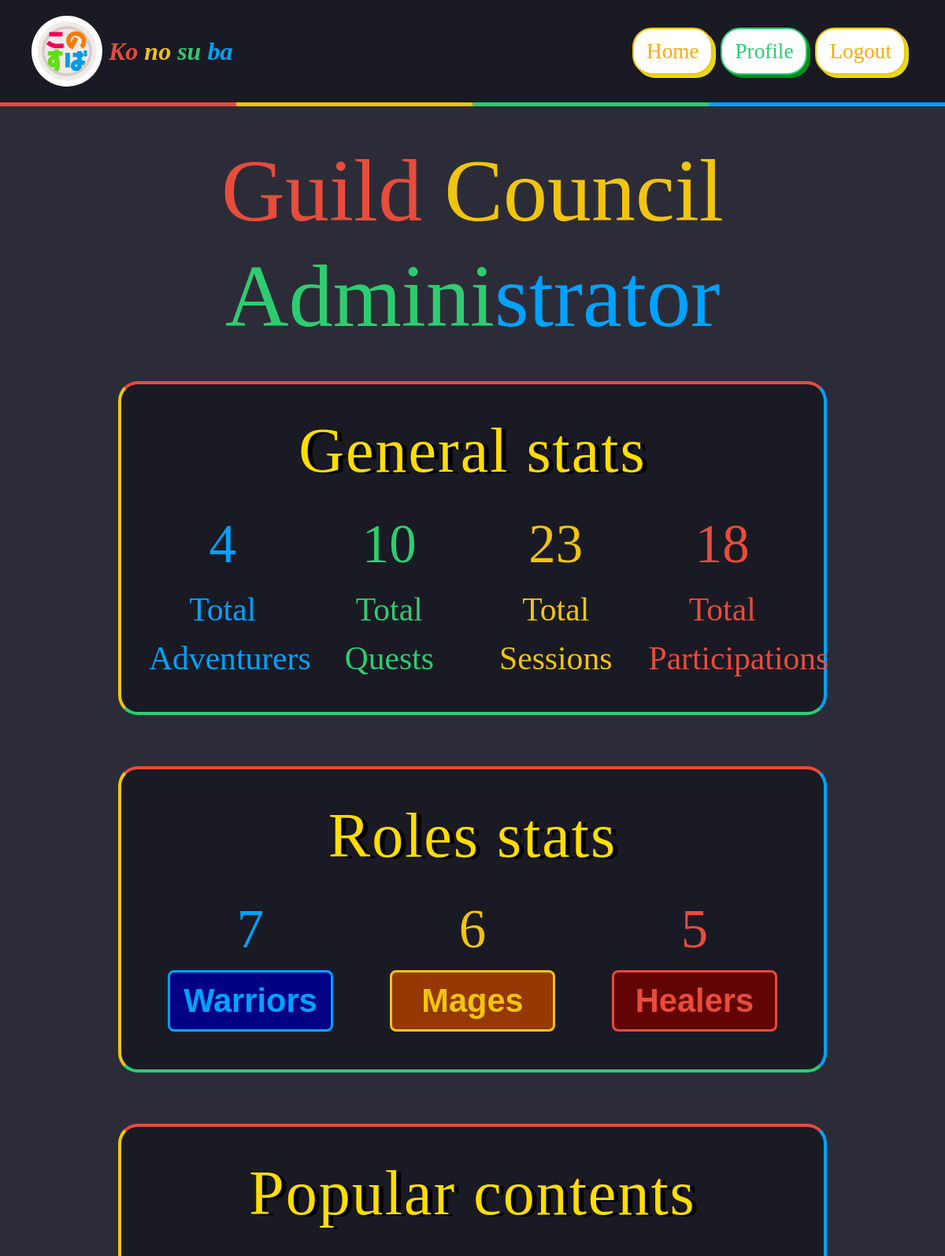
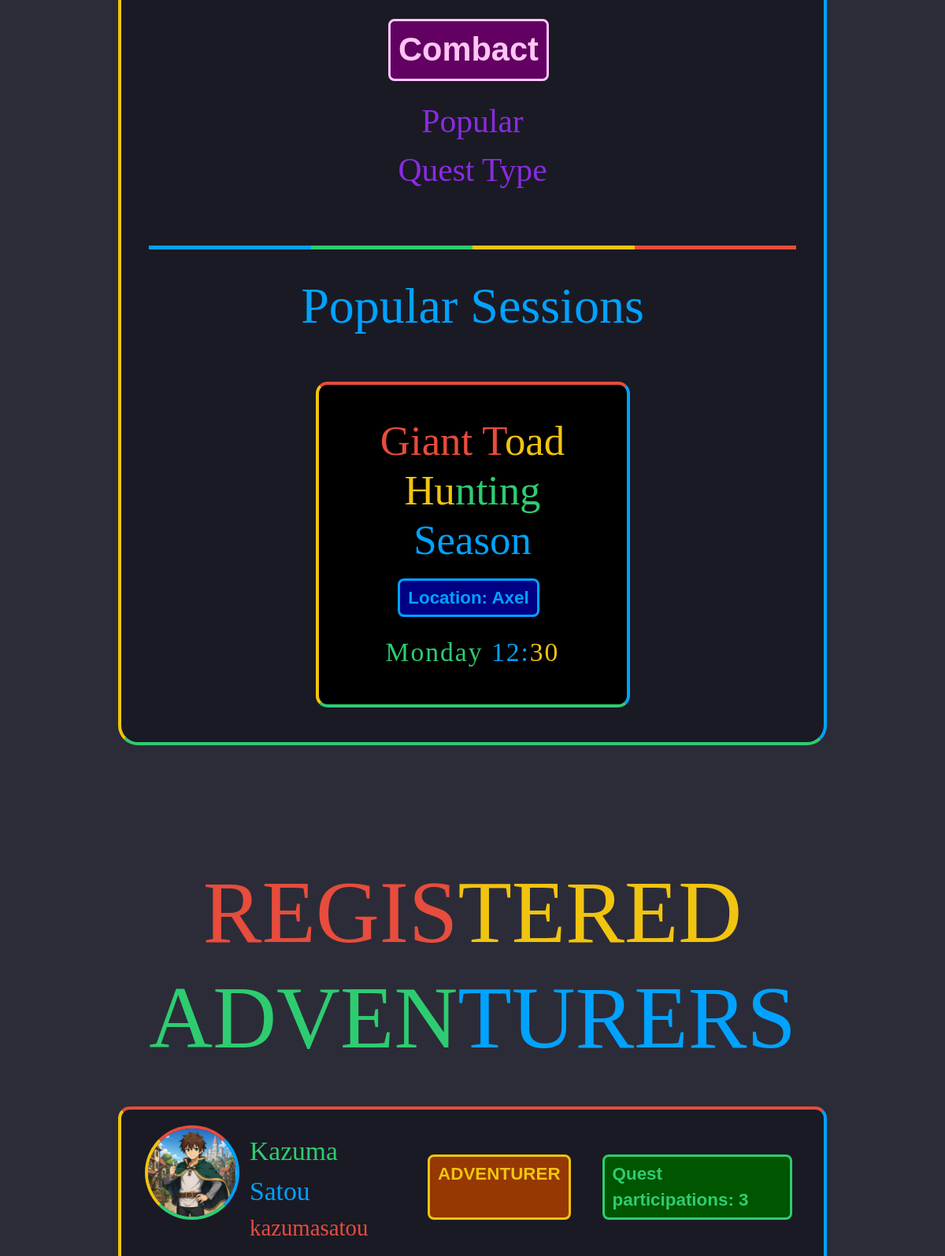
The app's page /admin (signed in, upper part) with its own data (2 pictures, top to bottom).
### tables this page shows
CREATE TABLE "users" (
        "id" INTEGER NOT NULL UNIQUE,
        "name" TEXT NOT NULL,
        "surname" TEXT NOT NULL,
        "username" TEXT NOT NULL UNIQUE,
        "password" TEXT NOT NULL,
        "role" TEXT NOT NULL,
        "profile_img" TEXT,
        "bio" TEXT,
        PRIMARY KEY("id" AUTOINCREMENT)
    );

### app.py (the view)
@app.route("/admin")
@login_required
def admin():
    if current_user.role!="admin":
        flash("You do not have permission to access this page", "danger")
        return redirect(url_for("home"))
    adventurers_db=users_dao.get_adventures_with_number_of_participation()
    all_detailed_quests=quests_dao.get_all_info_of_all_quests()
    general_infos=quests_dao.get_admin_stats()
    for session in general_infos["popular_sessions"]:
        session["title"]=split_title(session["title"])
        format_time(session)
    return render_template("admin.html", users=adventurers_db, quests=all_detailed_quests, infos=general_infos)

### app.py (called while the page is built)
@login_manager.user_loader
def load_user(user_id):
    db_user=users_dao.get_user_by_id(user_id)
    if db_user is not None:
        user=User(
            id=db_user["id"], name=db_user["name"], surname=db_user["surname"],
            username=db_user["username"], password=db_user["password"],
            role=db_user["role"], profile_img=db_user["profile_img"], bio=db_user["bio"],)
    else:
        user=None
    return user

def split_title(title):
    base_size=len(title)//4
    remainder=len(title)%4
    parts=[]
    start=0
    for i in range(4):
        size=base_size+(1 if i < remainder else 0)
        parts.append(title[start:start+size])
        start=start+size
    return parts

def format_time(sessione):
    sessione["hour_formatted"]=f"{int(sessione['hour']):02d}"
    sessione["minute_formatted"]=f"{int(sessione['minute']):02d}"

### database/quests_dao.py (called while the page is built)
def get_all_quest():
    conn=sqlite3.connect(DB_PATH)
    conn.row_factory=sqlite3.Row
    cursor=conn.cursor()
    query="""SELECT q.* FROM quests q
        LEFT JOIN sessions s ON q.id=s.quest_id
        GROUP BY q.id
        ORDER BY IFNULL(MIN(s.day*1440+s.hour*60+s.minute), 99999) ASC"""
    cursor.execute(query)
    all_quest=cursor.fetchall()
    conn.commit()
    cursor.close()
    conn.close()
    return all_quest

def formatta_orario(sessione):
    sessione["hour_formatted"] = f"{int(sessione['hour']):02d}"
    sessione["minute_formatted"] = f"{int(sessione['minute']):02d}"
    return sessione

### database/reservation_dao.py (called while the page is built)
def get_reservations_for_session(session_id):
    conn=sqlite3.connect(DB_PATH)
    conn.row_factory=sqlite3.Row
    cursor=conn.cursor()
    query="SELECT * FROM reservations WHERE session_id=?"
    cursor.execute(query, (session_id,))
    reservations=cursor.fetchall()
    conn.commit()
    cursor.close()
    conn.close()
    return reservations

def get_companions_for_reservation(reservation_id):
    conn=sqlite3.connect(DB_PATH)
    conn.row_factory=sqlite3.Row
    cursor=conn.cursor()
    query="SELECT * FROM companions WHERE reservation_id=?"
    cursor.execute(query, (reservation_id,))
    reservations=cursor.fetchall()
    conn.commit()
    cursor.close()
    conn.close()
    return reservations

### database/users_dao.py (called while the page is built)
def get_user_by_id(user_id):
    conn=sqlite3.connect(DB_PATH)
    conn.row_factory=sqlite3.Row
    cursor=conn.cursor()
    query="SELECT * FROM users WHERE users.id=?"
    cursor.execute(query, (user_id,))
    db_user=cursor.fetchone()
    conn.commit()
    cursor.close()
    conn.close()
    return db_user

### templates/admin.html (shortened to what this page needs)
{% extends 'base.html' %}
{% block profile_active %} active {% endblock %}
{% block content %}
<h1 class="page-title text-center mt-4 pt-3">
    <span class="color-red">Guild </span><span class="color-yellow">Council </span><span class="color-green">Admini</span><span class="color-blue">strator</span>
</h1>
<section class="padding-bottom-80">
    <div class="container-fluid admin-container-stats col-9 border-multicolor">
        <h2 class="title-big-yellow text-size-50 d-flex justify-content-center mt-3 pb-3 mb-1">General stats</h2>
        <div class="row d-flex justify-content-center align-items-center">
            <div class="col-3 color-blue text-center">
                <div class="text-size-43">{{ infos.total_adventurers }}</div>
                <p class="text-size-26">Total<br> Adventurers</p>
            </div>
            <div class="col-3 color-green text-center">
                <div class="text-size-43">{{ infos.total_quests }}</div>
                <p class="text-size-26">Total<br> Quests</p>
            </div>
            <div class="col-3 color-yellow text-center">
                <div class="text-size-43">{{ infos.total_sessions }}</div>
                <p class="text-size-26">Total<br> Sessions</p>
            </div>
            <div class="col-3 color-red text-center">
                <div class="text-size-43">{{ infos.total_participations }}</div>
                <p class="text-size-26">Total<br> Participations</p>
            </div>
        </div>
    </div>
    <div class="container-fluid admin-container-stats col-9 border-multicolor">
        <h2 class="title-big-yellow text-size-50 d-flex justify-content-center mt-3 pb-3 mb-1">Roles stats</h2>
        <div class="row d-flex align-items-center pb-4">
            <div class="col-4 color-blue text-center">
                <div class="text-size-43">{{ infos.total_roles.Warrior }}</div>
                <p class="quest-card-badge quest-duration text-size-26 mx-4">Warriors</p>
            </div>
            <div class="col-4 color-yellow text-center">
                <div class="text-size-43">{{ infos.total_roles.Mage }}</div>
                <p class="quest-card-badge quest-location text-size-26 mx-4">Mages</p>
            </div>
            <div class="col-4 color-red text-center">
                <div class="text-size-43">{{ infos.total_roles.Healer }}</div>
                <p class="quest-card-badge quest-type text-size-26 mx-4">Healers</p>
            </div>
        </div>
    </div>
    <div class="container-fluid admin-container-stats col-9 border-multicolor">
        <h2 class="title-big-yellow text-size-50 d-flex justify-content-center mt-3 pb-3 mb-4">Popular contents</h2>
        <div class="color-yellow text-center mx-auto w-100">
            {% if infos.popular_types %}
            <div class="row d-flex justify-content-center align-items-center">
                {% for type in infos.popular_types %}
                <div class="col-6 text-center mb-4 pt-3">
                    <div class="quest-card-badge trending text-size-26 d-inline-flex">{{ type }}</div>
                    <p class="profile-companion-title text-size-26 mt-3">Popular<br>Quest Type</p>
                </div>
                {% endfor %}
            </div>
            {% else %}
            <p class="dark-box-grey-border text-small-white py-3 px-4 text-size-26 text-center">There is no popular role at the moment</p>
            {% endif %}
        </div>
        <div class="line-multicolor w-100 d-flex flex-row-reverse mt-4">
            <div class="background-red w-25 h-100"></div> <div class="background-yellow w-25 h-100"></div> <div class="background-green w-25 h-100"></div> <div class="background-blue w-25 h-100"></div>
        </div>
        <p class="text-size-40 color-blue text-center mt-4 mb-0">Popular Sessions</p>
        {% if infos.popular_sessions %}
        <div class="row d-flex justify-content-center g-4 my-4">
            {% for session in infos.popular_sessions %}
            <div class="col-6 text-center d-flex">
                <div class="d-flex flex-column justify-content-center profile-master-session dark-box border-multicolor m-0">
                    <div class="mb-3">
                        <h3 class="text-size-33 mb-2 pb-2"><span class="color-red">{{ session.title[0] }}</span><span class="color-yellow">{{ session.title[1] }}</span><span class="color-green">{{ session.title[2] }}</span><span class="color-blue">{{ session.title[3] }}</span></h3>
                        <div class="d-flex justify-content-center align-items-center">
                            <p class="quest-card-badge quest-duration text-size-14">Location: {{ session.location }}</p>
                        </div>
                    </div>
                    <div class="profile-session-date">
                        <span class="color-green">{{ session.day_name }}</span> <span class="color-blue">{{ session.hour_formatted }}:</span><span class="color-yellow">{{ session.minute_formatted }}</span>
                    </div>
                </div>
            </div>
            {% endfor %}
        </div>
        {% else %}
        <div class="d-flex justify-content-center text-center mt-4">
            <p class="dark-box-grey-border text-small-white col-6 py-3 px-4 text-size-26">There are no popular sessions at the moment</p>
        </div>
        {% endif %}
    </div>
</section>
<section class="container-fluid padding-bottom-80">
    <h1 class="text-center page-title mb-3">
        <span class="color-red">REGIS</span><span class="color-yellow">TERED</span> <span class="color-green">ADVEN</span><span class="color-blue">TURERS</span>
    </h1>
    {% if users %}
    {% for user in users %}
    <div class="row d-flex justify-content-center">
        <div class="col-9 d-flex profile-user-container border-multicolor">
            <div class="h-100">
                {% if user.profile_img %}
                <img src="{{ url_for('static', filename=user.profile_img) }}" class="profile-user-img border-multicolor object-fit-cover" alt="Profile photo of {{ user.username }}">
                {% else %}
                <img src="{{ url_for('static', filename='images/no_profile_img.png') }}" class="profile-user-img border-multicolor object-fit-cover" alt="Default profile image">
                {% endif %}
            </div>
            <div class="h-100">
                <div class="d-flex align-items-center mt-2">
                    <div class="me-4">
                        <div class="text-size-21">
                            <span class="color-green">{{ user.name }}</span> <span class="color-blue">{{ user.surname }}</span>
                        </div>
                        <div class="text-size-18">
                            <span class="color-red">{{ user.username }}</span>
                        </div>
                    </div>
                    <div class="d-flex gap-4 ms-3 text-size-14">
                        <div class="quest-card-badge quest-location text-uppercase me-3"> {{ user.role }}</div>
                        <div class="d-flex align-items-center quest-card-badge quest-difficulty">
                            Quest participations: {{ user.participations_count }}
                        </div>
                    </div>
                </div>
            </div>
        </div>
    </div>
    {% endfor %}
    {% else %}
    <div class="d-flex justify-content-center text-center">
        <p class="dark-box-grey-border text-small-white col-6 py-3 px-4 text-size-21">There are currently no registered adventurers</p>
    </div>
    {% endif %}
</section>
{% endblock %}

### templates/base.html (shortened to what this page needs)
<!DOCTYPE html>
<html lang="en">
<head>
    <link href="https://cdn.jsdelivr.net/npm/bootstrap@5.3.8/dist/css/bootstrap.min.css" rel="stylesheet">
    <link rel="stylesheet" href="{{ url_for('static', filename='styles/styles.css') }}">
</head>
<body class="min-vh-100">
    <header class="sticky-top">
        <nav class="d-flex flex-wrap justify-content-between align-items-center navbar-container">
            <a href="{{ url_for('home') }}" class="d-flex align-items-center text-decoration-none">
                <img src="{{ url_for('static', filename='images/logo-header.jpg') }}" class="header-logo" alt="Logo Konosuba">
                <span class="header-title ms-2">
                    <span class="color-red">Ko</span> <span class="color-yellow">no</span> <span class="color-green">su</span> <span class="color-blue">ba</span>
                </span>
            </a>
            <ul class="nav nav-pills">
                <li class="nav-item header-nav-item {% block home_active %}{% endblock %}">
                    <a href="{{ url_for('home') }}" class="nav-link header-nav-link">Home</a>
                </li>
                {% if current_user.is_authenticated %}
                <li class="nav-item header-nav-item {% block profile_active %}{% endblock %}">
                    <a href="{{ url_for('profile') }}" class="nav-link header-nav-link">Profile</a>
                </li>
                <li class="nav-item header-nav-item">
                    <a href="{{ url_for('logout') }}" class="nav-link header-nav-link">Logout</a>
                </li>
                {% endif %}
            </ul>
        </nav>
        <div class="line-multicolor w-100 d-flex">
            <div class="background-red w-25 h-100"></div>
            <div class="background-yellow w-25 h-100"></div>
            <div class="background-green w-25 h-100"></div>
            <div class="background-blue w-25 h-100"></div>
        </div>
    </header>
    <main>
        {% block content %}
        {% endblock %}
    </main>
</body>

### static/styles/styles.css (style rules this page uses)
:root { --aqua: rgb(0, 162, 255); --kazuma: rgb(46, 204, 112); --megumin: rgb(231, 76, 60); --darkness: rgb(241, 196, 15); --dark: rgb(26, 26, 36); --grey: rgb(44, 44, 56); }
header, footer { background: var(--dark); }
body { font-family: fantasy; background: var(--grey); }
.color-red { color: var(--megumin); }
.color-yellow { color: var(--darkness); }
.color-green { color: var(--kazuma); }
.color-blue { color: var(--aqua); }
.background-red { background-color: var(--megumin); }
.background-yellow { background-color: var(--darkness); }
.background-green { background-color: var(--kazuma); }
.background-blue { background-color: var(--aqua); }
.navbar-container { padding: 20px 40px; }
.header-logo { width: 90px; height: 90px; border-radius: 50%; }
.header-title { font-style: italic; font-size: 2rem; font-weight: 800; }
.header-nav-item { border: 2px solid var(--darkness); border-radius: 25px; margin-right: 10px; box-shadow: 4px 4px 0px rgb(229, 219, 26); background-color: white; }
.header-nav-link { font-size: 1.7rem; font-weight: 400; color: rgb(255, 170, 0); }
.header-nav-item.active { border-color: var(--kazuma); box-shadow: 4px 4px 0px rgb(0, 144, 27); }
.header-nav-item.active .header-nav-link { color: var(--kazuma); }
.border-multicolor { border-bottom: 4px solid var(--kazuma) !important; border-top: 4px solid var(--megumin) !important; border-left: 4px solid var(--darkness) !important; border-right: 4px solid var(--aqua) !important; }
.line-multicolor { height: 5px; }
.dark-box { background: var(--dark); padding: 40px 30px; border-radius: 20px; margin: 40px; }
.padding-bottom-80 { padding-bottom: 80px; }
.page-title { font-size: 7rem; margin-bottom: 40px; }
.title-big-yellow { font-size: 3.8rem; font-weight: 500; letter-spacing: 2px; color: rgb(255, 221, 0); text-shadow: 6px 2px 0px black; }
.quest-card-badge { padding: 5px 10px; border-radius: 8px; margin-right: 10px; font-family: sans-serif; font-weight: 600; margin-bottom: 4px; }
.quest-type { border: 3px solid var(--megumin); color: var(--megumin); background: rgb(99, 4, 4); }
.quest-difficulty { border: 3px solid var(--kazuma); color: var(--kazuma); background: rgb(0, 85, 0); }
.quest-duration { border: 3px solid var(--aqua); color: var(--aqua); background: rgb(0, 0, 132); }
.trending { border: 3px solid rgb(255, 197, 255); color: rgb(255, 197, 243); background: rgb(98, 1, 98); }
.quest-location { border: 3px solid var(--darkness); color: var(--darkness); background: rgb(149, 56, 3); }
.text-size-43 { font-size: 4.3rem; }
.text-size-14 { font-size: 1.4rem !important; }
.text-size-50 { font-size: 5rem; }
.text-size-26 { font-size: 2.6rem !important; }
.text-size-21 { font-size: 2.1rem; }
.text-size-18 { font-size: 1.8rem; }
.text-size-33 { font-size: 3.3rem; }
.text-size-40 { font-size: 4rem; }
.profile-user-container { background: var(--dark); margin: 30px; padding: 20px 30px; border-radius: 15px; }
.profile-user-img { width: 120px; height: 120px; border-radius: 50%; margin-right: 13px; }
.profile-master-session { border-radius: 15px; background: black; }
.profile-session-date { letter-spacing: 2px; font-size: 2.1rem; }
.profile-companion-title { font-size: 1.9rem; color: blueviolet; }
.admin-container-stats { background: var(--dark); padding: 20px 35px; border-radius: 25px; margin-bottom: 65px; }

### records on screen
users: profile_img (picture), name "Kazuma", surname "Satou", username "kazumasatou", role "ADVENTURER", participations_count "3"

### other values on screen
{{ infos.total_adventurers }} "4"
{{ infos.total_quests }} "10"
{{ infos.total_sessions }} "23"
{{ infos.total_participations }} "18"
{{ infos.total_roles.Warrior }} "7"
{{ infos.total_roles.Mage }} "6"
{{ infos.total_roles.Healer }} "5"
{{ type }} "Combact"
{{ session.title[0] }} "Giant T"
{{ session.title[1] }} "oad Hu"
{{ session.title[2] }} "nting"
{{ session.title[3] }} "Season"
{{ session.location }} "Axel"
{{ session.day_name }} "Monday"
{{ session.hour_formatted }} "12"
